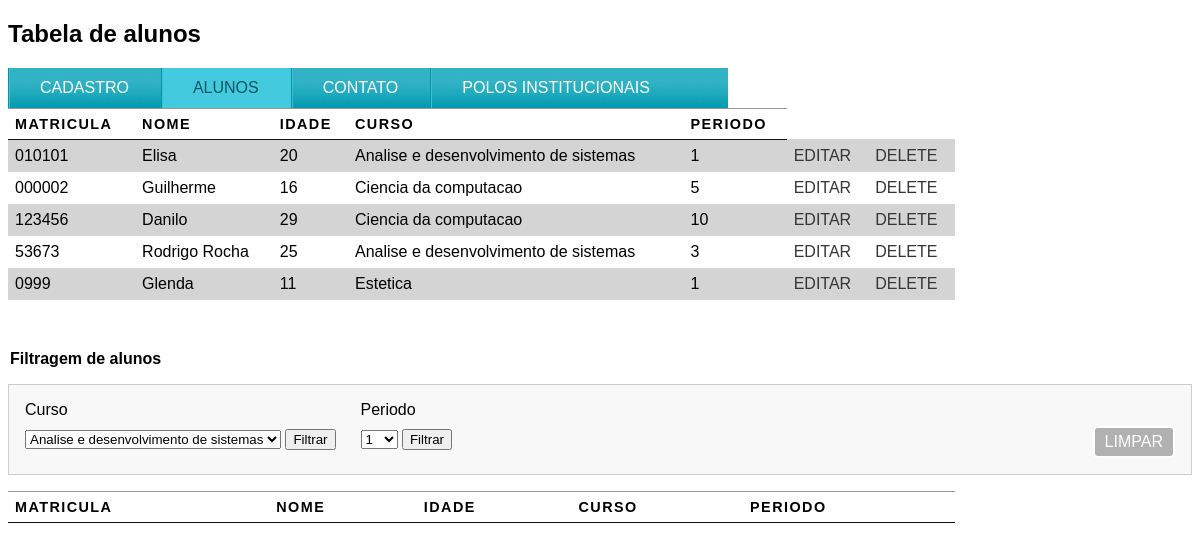
/tabela, run on the app's committed database.
### core/models.py (models this page shows)
class Pessoa(models.Model):
    nome = models.CharField(max_length=100)
    idade = models.IntegerField(default=0)
    matricula = models.CharField(max_length=100, default=0000)
    curso = models.CharField(max_length=100,default="Vazio")
    periodo = models.CharField(max_length=100, default="Primeiro")

### core/views.py (the view)
# urls.py: path('tabela', tabela, name="tabela"),
def tabela(request):
    pessoas = Pessoa.objects.all()
    cursos = Pessoa.objects.values_list('curso', flat=True).distinct()
    periodos = Pessoa.objects.values_list('periodo', flat=True).distinct()
    return render(request, "tabela.html", {"pessoas":pessoas,"cursos":cursos, "periodos":periodos})

### core/templates/tabela.html (shortened to what this page needs)
{%load static%}
<!DOCTYPE html>
<html lang="en">
<head>
    <link rel="stylesheet" href="{% static 'css/style.css'%}">
<body>
    <h2>Tabela de alunos</h2>
    <ul>
        <li><a href="{% url 'home' %}" >Cadastro</a></li>
        <li><a href="{% url 'tabela' %}" class="selecionado">Alunos</a></li>
        <li><a href="{% url 'home' %}" >Contato</a></li>
        <li><a href="{% url 'home' %}" >Polos institucionais</a></li>
    </ul>
    <table>
        <thead>
            <tr>
                <th>Matricula</th>
                <th>Nome</th>
                <th>Idade</th>
                <th>Curso</th>
                <th>Periodo</th>
            </tr>
        </thead>
        <tbody>
            {% for pessoa in pessoas %}
            <tr class="{% cycle 'cinza' 'branco' %}">
                <td>{{pessoa.matricula}}</td>
                <td>{{pessoa.nome}}</td>
                <td>{{pessoa.idade}}</td>
                <td>{{pessoa.curso}}</td>
                <td>{{pessoa.periodo}}</td>
                <td><a href="{% url 'editar' pessoa.id %}"> Editar </a></td>
                <td><a href="{% url 'delete' pessoa.id %}">Delete</a></td>
            </tr>
            {% endfor %}
        </tbody>
    </table>
<div id="filtros">
    <legend>Filtragem de alunos</legend>
    <fieldset id="campo">
        <div id="filtro-curso">
            <form action="{% url 'filtrar_curso' %}"method="POST">
                <label for="curso">Curso</label>
                <select name="curso" class="select">
                {%for curso in cursos%}
                <option  value="{{ curso }}">{{ curso }}</option>
                {%endfor%}
                </select>
            <button type="submit">Filtrar</button>
            </form>
        </div>
        <div id="filtro-periodo">
            <form action="{% url 'filtrar_periodo' %}"method="POST">
            <label for="Periodo">Periodo</label>
                <select name="periodo" class="select">
                {%for periodo in periodos%}
                <option value="{{ periodo }}">{{ periodo }}</option>
                {%endfor%}
                </select>
            <button type="submit">Filtrar</button>
            </form>
        </div>
        <div id="limpar">
            <a href="{%url 'tabela'%}" class="link">Limpar</a>
        </div>
    </fieldset>
</div>
<table>
    <thead>
        <tr>
            <th>Matricula</th>
            <th>Nome</th>
            <th>Idade</th>
            <th>Curso</th>
            <th>Periodo</th>
        </tr>
    </thead>
</table>
</body>
</html>

### static/css/style.css (style rules this page uses)
body { background: white; }
body { font-family: 'Trebuchet MS', Helvetica, sans-serif; }
ul { list-style: none; margin: 0; padding: 0; }
ul { width: 720px; display: block; line-height: 40px; background: url(../img/fundo-horizontal.png) repeat-x left; float: left; }
ul li { float: left; }
ul a { display: block; text-decoration: none; color: #fff; padding: 0 2em; line-height: 0 2em; background: url(../img/divisor.png) repeat-y; }
ul a:hover, .selecionado { color: #085662; background-color: #44cade; }
fieldset { margin: 1em 0; padding: 1em; border: 1px solid #ccc; background: #f8f8f8; }
legend { font-weight: bold; }
label { display: block; cursor: pointer; width: 10px; }
button { margin-top: 10px; }
table { width: 80%; border-collapse: collapse; }
th, td { padding: 7px; }
th { text-transform: uppercase; border-top:1px solid #999 ; border-bottom:1px solid #111 ; text-align: left; font-size: 90%; letter-spacing: 0.1em; }
a { text-decoration: none; text-transform: uppercase; }
table a { color: rgb(53, 53, 53); }
.cinza { background-color: #d4d4d4; }
.branco { background-color: #fff }
#filtros { margin-top: 50px; }
#filtro-curso { float: left; }
#filtro-periodo { float: left; margin-left: 25px; }
#limpar a { margin-top: 25px; float:right; display: block; padding: 5px 10px; background-color: #b1b1b1; color: #fff; text-decoration: none; border: 2px solid #fff; border-radius: 5px; }

### data on the page
Pessoa: matricula "010101", nome "Elisa", idade "20", curso "Analise e desenvolvimento de sistemas", periodo "1"
Pessoa: matricula "000002", nome "Guilherme", idade "16", curso "Ciencia da computacao", periodo "5"
Pessoa: matricula "123456", nome "Danilo", idade "29", curso "Ciencia da computacao", periodo "10"
Pessoa: matricula "53673", nome "Rodrigo Rocha", idade "25", curso "Analise e desenvolvimento de sistemas", periodo "3"
Pessoa: matricula "0999", nome "Glenda", idade "11", curso "Estetica", periodo "1"

### other printed values
form field curso "Analise e desenvolvimento de sistemas"
form field periodo "1"
